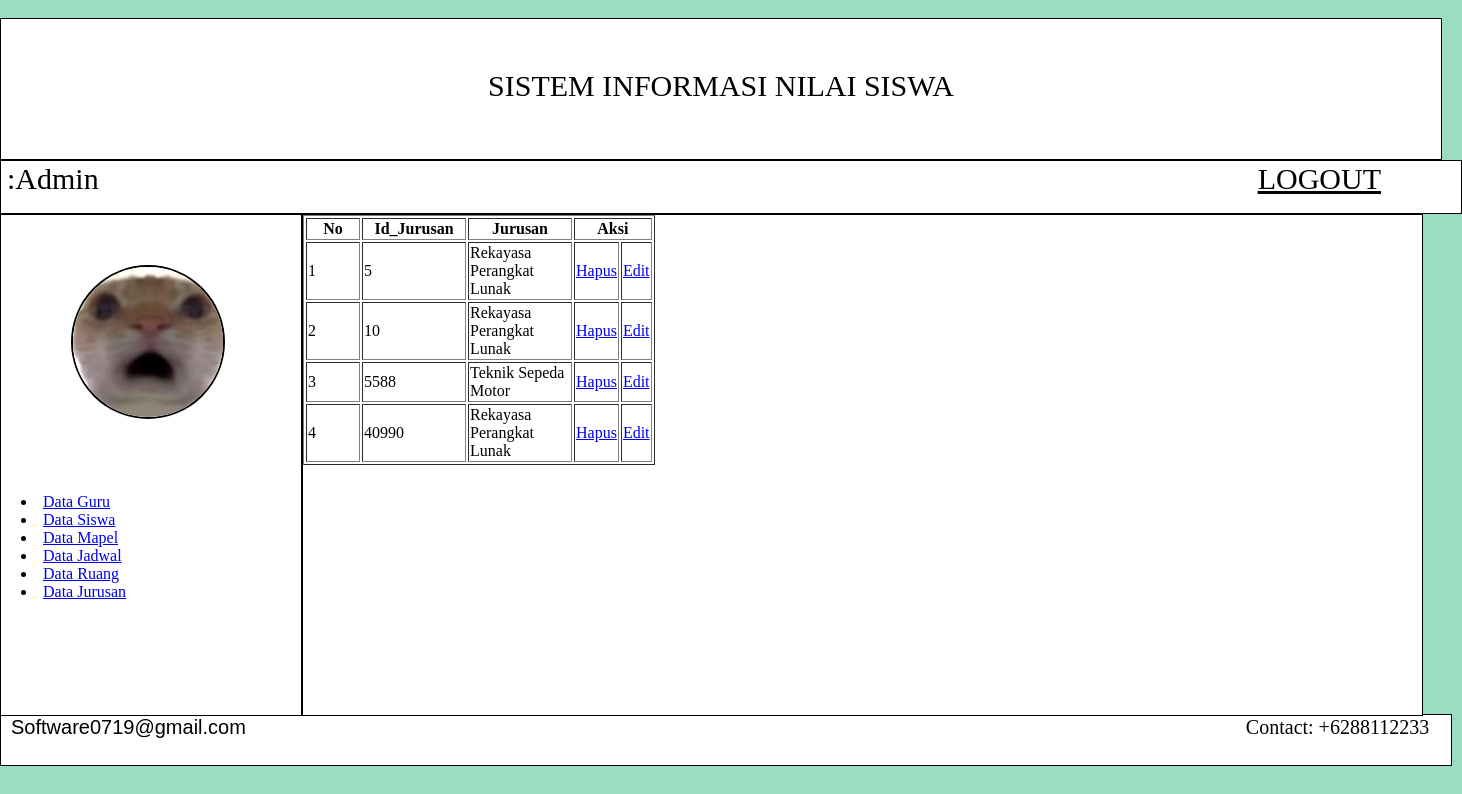
Page /halaman_admin.php?page=datajurusan on the committed database.
### tables this page shows
CREATE TABLE `data_jurusan` (
  `id_jurusan` int NOT NULL,
  `jurusan` varchar(100) NOT NULL
);

### tabledatajurusan.php (the view, shortened to what this page needs)
<table border="1">
    <tr>
        <th width="50">No</th>
        <th width="100">Id_Jurusan</th>
        <th width="100">Jurusan</th>
        <th colspan="2">Aksi</th>
    </tr>
    <?php
    include "koneksi.php";
    $no=1;
    $ambildata = mysqli_query($koneksi, "select * from data_jurusan");
    while ($tampil = mysqli_fetch_array($ambildata)){
        echo "
        <tr>
          <td>$no</td>
          <td>$tampil[id_jurusan]</td>
          <td>$tampil[jurusan]</td>
          <td><a href='?kode=$tampil[id_jurusan]'>Hapus</a></td>
          <td><a href='datajurusan-edit.php?kode=$tampil[id_jurusan]'>Edit</a></td>
        </tr>";
        $no++;
    }
    ?>
</table>

### haladmin.css (style rules this page uses)
body { display: grid; width: 100%; display: inline; background: #FFF; border-radius: 15px; height: 100vh; background-color: #9ADDC2; }

### rows in the picture
data_jurusan: id_jurusan "5", jurusan "Rekayasa Perangkat Lunak"
data_jurusan: id_jurusan "10", jurusan "Rekayasa Perangkat Lunak"
data_jurusan: id_jurusan "5588", jurusan "Teknik Sepeda Motor"
data_jurusan: id_jurusan "40990", jurusan "Rekayasa Perangkat Lunak"
